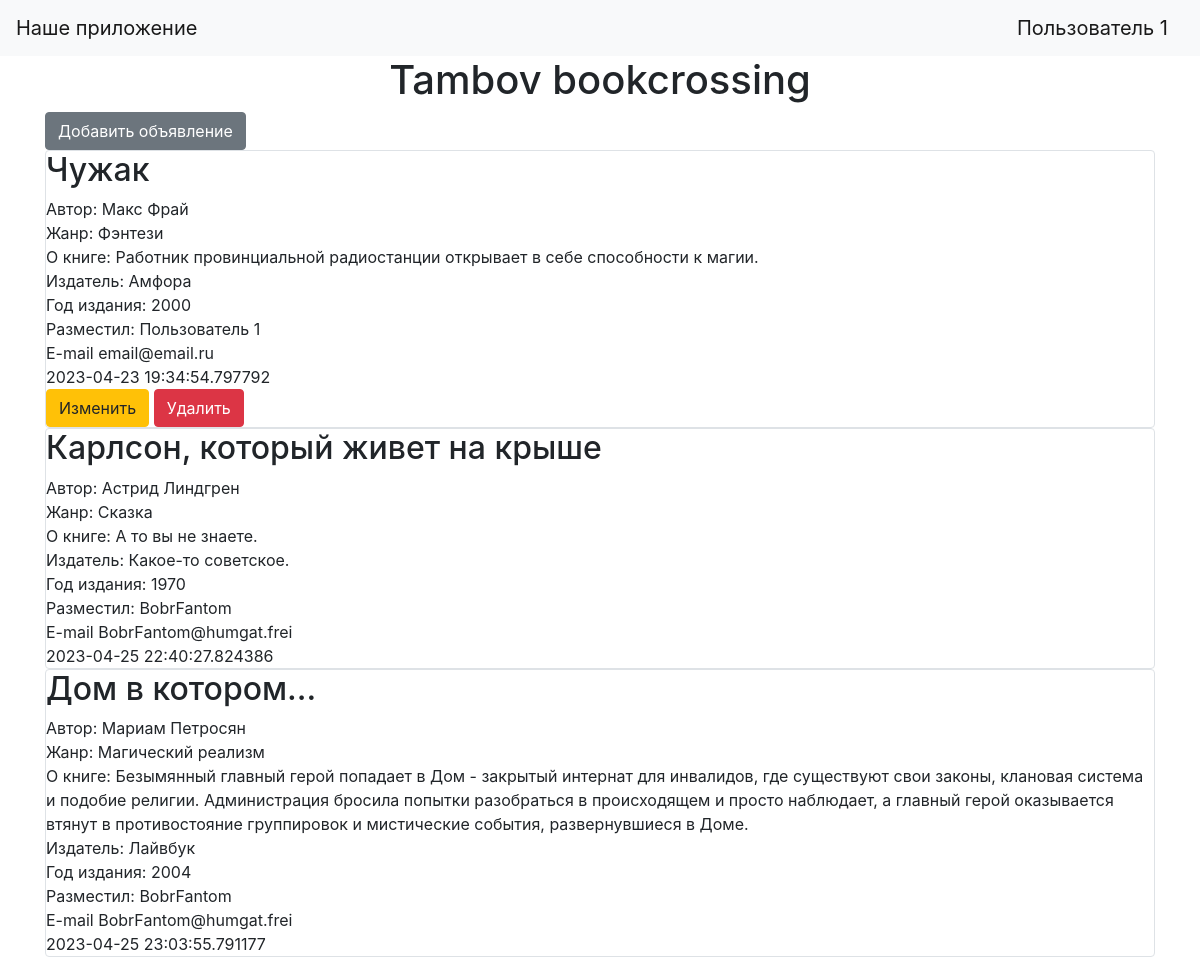
Page /index (signed in) on the committed database.
### data/users.py (models this page shows, shortened)
class User(SqlAlchemyBase, UserMixin):
    __tablename__ = 'users'
    id = sqlalchemy.Column(sqlalchemy.Integer,
                           primary_key=True, autoincrement=True)
    name = sqlalchemy.Column(sqlalchemy.String, nullable=True)
    email = sqlalchemy.Column(sqlalchemy.String,
                              index=True, unique=True, nullable=True)
    hashed_password = sqlalchemy.Column(sqlalchemy.String, nullable=True)
    news = orm.relationship("Ads", back_populates='user')

### data/ads.py (models this page shows)
class Ads(SqlAlchemyBase):
    __tablename__ = 'ads'
    id = sqlalchemy.Column(sqlalchemy.Integer,
                           primary_key=True, autoincrement=True)
    title = sqlalchemy.Column(sqlalchemy.String, nullable=True)
    author = sqlalchemy.Column(sqlalchemy.String, nullable=True)
    genre = sqlalchemy.Column(sqlalchemy.String, nullable=True)
    about = sqlalchemy.Column(sqlalchemy.String, nullable=True)
    created_date = sqlalchemy.Column(sqlalchemy.DateTime,
                                     default=datetime.datetime.now)
    publisher = sqlalchemy.Column(sqlalchemy.String, nullable=True)
    year = sqlalchemy.Column(sqlalchemy.Integer, nullable=True)
    user_id = sqlalchemy.Column(sqlalchemy.Integer,
                                sqlalchemy.ForeignKey("users.id"))
    user = orm.relationship('User')

### main.py (the view)
@app.route("/")
@app.route("/index")
def index():
    db_sess = db_session.create_session()
    ads = db_sess.query(Ads)
    return render_template("index.html", ads=ads)

### data/db_session.py (called while the page is built)
def create_session() -> Session:
    global __factory
    return __factory()

### main.py (called while the page is built)
@login_manager.user_loader
def load_user(user_id):
    db_sess = db_session.create_session()
    return db_sess.query(User).get(user_id)

### templates/index.html
{% extends "base.html" %}
{% block content %}
<h1 align="center">Tambov bookcrossing</h1>
{% if current_user.is_authenticated %}
    <a href="news" class="btn btn-secondary">Добавить объявление</a>
{% endif %}
{% for item in ads%}
<div class="col-md6 border rounded">
    <h2>{{item.title}}</h2>
    <div>
        Автор: {{item.author}}
    </div>
    <div>
        Жанр: {{item.genre}}
    </div>
    <div>
        О книге:
        {{item.about}}
    </div>
    <div>
        Издатель: {{item.publisher}}
    </div>
    <div>
        Год издания: {{item.year}}
    </div>
    <div>
        Разместил: {{item.user.name}}
    </div>
    <div>
        E-mail {{item.user.email}}
    </div>
    <div>
        {{item.created_date}}
    </div>
    {% if current_user.is_authenticated and current_user == item.user %}
    <div>
        <a href="/news/{{ item.id }}" class="btn btn-warning">
            Изменить
        </a>
        <a href="/news_delete/{{ item.id }}" class="btn btn-danger">
            Удалить
        </a>
    </div>
{% endif %}
</div>
{% endfor %}
{% endblock %}

### templates/base.html (shortened to what this page needs)
<!doctype html>
<html lang="en">
<head>
    <link rel="stylesheet"
          href="https://stackpath.bootstrapcdn.com/bootstrap/4.4.1/css/bootstrap.min.css"
>
</head>
<body>
<header>
    <nav class="navbar navbar-light bg-light">
        <a class="navbar-brand" href="#">Наше приложение</a>
        {% if current_user.is_authenticated %}
            <a class="navbar-brand" href="/logout">{{ current_user.name }}</a>
        {% else %}
            <p>
                <a class="btn btn-primary " href="/register">Зарегистрироваться</a>
                <a class="btn btn-success" href="/login">Войти</a>
            </p>
        {% endif %}
    </nav>
</header>
<main role="main" class="container">
    {% block content %}{% endblock %}
</main>
</body>
</html>

### rows in the picture
User: name "Пользователь 1"
Ads: title "Чужак", author "Макс Фрай", genre "Фэнтези", about "Работник провинциальной радиостанции открывает в себе способности к магии.", publisher "Амфора", year "2000", user.name "Пользователь 1", user.email "email@email.ru", created_date "2023-04-23 19:34:54.797792"
Ads: title "Карлсон, который живет на крыше", author "Астрид Линдгрен", genre "Сказка", about "А то вы не знаете.", publisher "Какое-то советское.", year "1970", user.name "BobrFantom", user.email "BobrFantom@humgat.frei", created_date "2023-04-25 22:40:27.824386"
Ads: title "Дом в котором...", author "Мариам Петросян", genre "Магический реализм", about "Безымянный главный герой попадает в Дом - закрытый интернат для инвалидов, где существуют свои законы, клановая система и подобие религии. Администрация бросила попытки разобраться в происходящем и просто наблюдает, а главный герой оказывается втянут в противостояние группировок и мистические события, развернувшиеся в Доме.", publisher "Лайвбук", year "2004", user.name "BobrFantom", user.email "BobrFantom@humgat.frei", created_date "2023-04-25 23:03:55.791177"
